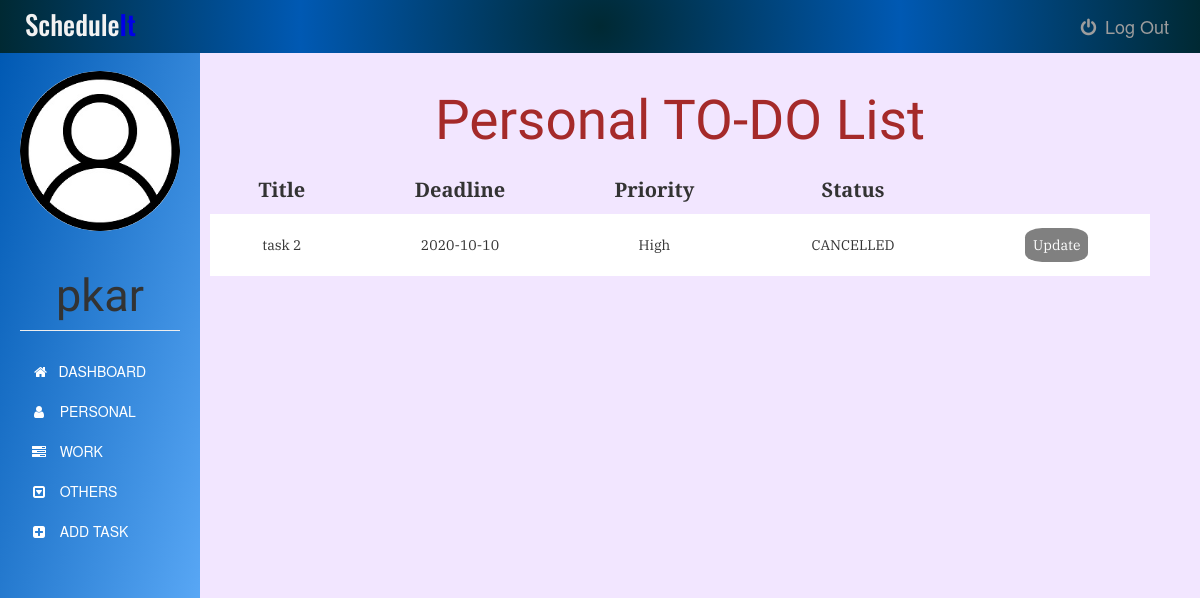
The page /personaltask (signed in) on the database as committed earlier.
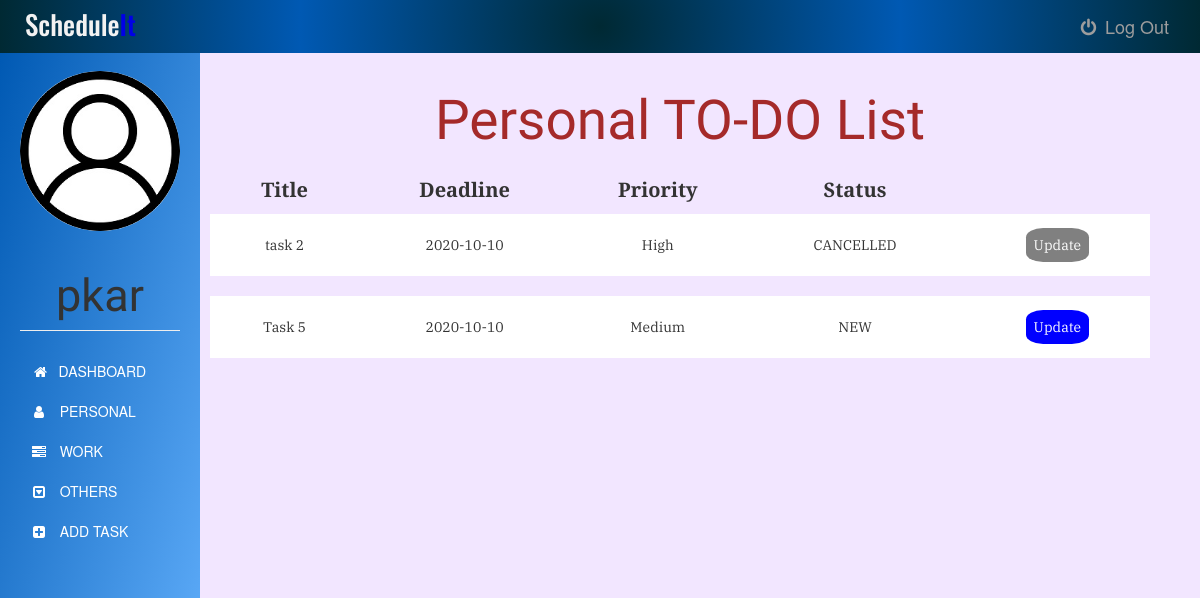
The same page on the database as committed later.
### app.py (models this page shows)
class Task(db.Model):
    id = db.Column(db.Integer, primary_key=True)
    title = db.Column(db.Text, nullable=False)
    date = db.Column(db.Date, nullable=False)
    content = db.Column(db.Text, nullable=False)
    WorkType = db.Column(db.Text, nullable=False)
    priority = db.Column(db.Text)
    status = db.Column(db.Text, nullable=False, default='NEW')
    user_id = db.Column(db.Integer, db.ForeignKey('user.id'), nullable=False)

### app.py (the view)
@app.route('/personaltask', methods=['GET', 'POST'])
@login_required
def personaltask():
    tasks = Task.query.filter_by(user_id=current_user.id)
    return render_template('personal.html', tasks=tasks ,name=current_user.username, tdate=date.today())

### app.py (called while the page is built)
@login_manager.user_loader
def load_user(user_id):
    return User.query.get(int(user_id))

### templates/personal.html (shortened to what this page needs)
{% extends "bootstrap/base.html" %}
{% block styles %}
{{super()}}
<link rel="stylesheet" href="{{url_for('.static', filename='personal.css')}}">
<link rel="stylesheet" href="https://maxcdn.bootstrapcdn.com/font-awesome/4.7.0/css/font-awesome.min.css">
{% endblock %}
{% block content %}
    <nav class="navbar navbar-inverse navbar-fixed-top">
      <div class="container-fluid">
        <div class="navbar-header">
          <center><h3><span>Schedule</span>It</h3></center>
        </div>
        <div class="navbar-collapse">
          <ul class="nav navbar-nav">
            <li>
              <a href="{{ url_for('logout') }}">
              <i class="fa fa-power-off fa-fw" aria-hidden="true"></i>
              Log Out
              </a>
            </li>
          </ul>
          </div>
      </div>
    </nav>
    <div class="container-fluid">
      <div class="row">
        <nav class=" sidebar">
          <div class="image img-cir img-120">
            <center>
              <img src="{{url_for('static', filename='user-icon.jpg')}}" width="250" height="200" class="img-responsive"/>
            </center>
            <center>
              <h1 class="page-header">{{ name }}</h1>
            </center>
          </div>
          <div>
            <div class="nav nav-sidebar">
              <ul class="nav nav-sidebar">
                <li >
                  <a class="list-group-item" href="{{ url_for('dashboard') }}">
                    &nbsp;<i class="fa fa-home" aria-hidden="true"></i>&nbsp;&nbsp; DASHBOARD
                  </a>
                </li>
                <li>
                  <a class="list-group-item" href="#">
                    <i class="fa fa-user fa-fw" aria-hidden="true"></i>&nbsp;&nbsp; PERSONAL
                  </a>
                </li>
                <li>
                  <a class="list-group-item" href="{{ url_for('worktask') }}">
                    <i class="fa fa-tasks fa-fw" aria-hidden="true"></i>&nbsp;&nbsp; WORK
                  </a>
                </li>
                <li>
                  <a class="list-group-item" href="{{ url_for('othertask') }}">
                    <i class="fa fa-caret-square-o-down fa-fw" aria-hidden="true"></i>&nbsp;&nbsp; OTHERS
                  </a>
                </li>
                <li>
                  <a class="list-group-item" href="{{ url_for('addtask') }}">
                    <i class="fa fa-plus-square fa-fw" aria-hidden="true"></i>&nbsp;&nbsp; ADD TASK
                  </a>
                </li>
              </ul>
            </div>
          </div>
        </nav>
        <div class="col-sm-9 col-sm-offset-3 col-md-10 col-md-offset-2 main">
          	<center><h1>Personal TO-DO List</h1></center>
          	<table>
          		<thead>
	          		<tr>
	          			<th>Title</th>
	          			<th>Deadline</th>
	          			<th>Priority</th>
	          			<th>Status</th>
	          		</tr>
          		</thead>
          		<tbody>
	          		{% for task in tasks %}
	          			{% if task.WorkType == "Personal"  %}
	          				<tr>
			          			<td>{{task.title}}</td>
			          			<td>{{task.date}}</td>
			          			<td>{{task.priority}}</td>
			          			{% if tdate > task.date and (task.status !="CANCELLED" or task.status !="COMPLETED") %}
                        <td class="status">NOT COMPLETED</td>
                      {% else %}
                        <td class="status">{{task.status}}</td>
                      {% endif %}
                      {% if (task.status == "NEW" or task.status == "IN PROGRESS" or task.status == "NOT STARTED") and tdate <= task.date %}
			          			  <td><a href="{{ url_for('update_task', task_id=task.id) }}">Update</a></td>
                      {% else %}
                        <td><a class="arcup" href="{{ url_for('update_task', task_id=task.id) }}">Update</a></td>
                      {% endif %}
			          		</tr>
			          		<tr class="spacer">
			          		<tr>
			          	{% endif %}
			        {% endfor %}
		        </tbody>
          	</table>
        </div>
      </div>
    </div>
{% endblock %}

Rows that differ between the two databases and show on the page:
added Task: title "Task 5", date "2020-10-10", priority "Medium", status "NEW"
